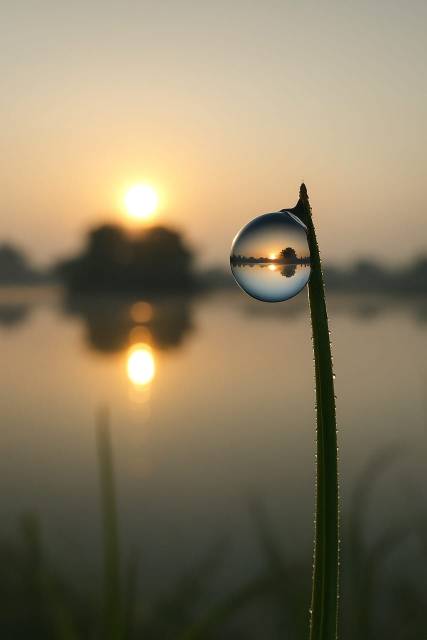
#> input picture aiVShuman/aiVShuman/backend/uploads/ai image3.jpg, 853 x 1280 px, found by its file name (shown at 1/2 size)
$ python featureExtraction.py
#> lines starting #> are read from the running program, lines starting #| are printed output that depends on the picture
import numpy as np
from skimage import io, color
from skimage.transform import resize
import matplotlib.pyplot as plt
from PIL import Image, ExifTags

def extract_metadata_features(image_path):
    try:
        img = Image.open(image_path)
        exif_data = img._getexif()
        if not exif_data:
            return [0] * 5  # No metadata
        tags = {ExifTags.TAGS.get(k): v for k, v in exif_data.items() if k in ExifTags.TAGS}

        # Extract some common metadata indicators
        camera_make = 1 if 'Make' in tags else 0
        camera_model = 1 if 'Model' in tags else 0
        iso = tags.get('ISOSpeedRatings', 0)
        exposure = tags.get('ExposureTime', 0)
        gps = 1 if 'GPSInfo' in tags else 0

        return [camera_make, camera_model, iso, exposure, gps]
    except Exception as e:
        print(f"Metadata extraction failed for {image_path}: {e}")
        return [0] * 5  # Default for failed metadata


# Function to extract FFT + Histogram features
def extract_features(image_path, num_bins=20):
    # Load image
#> called with num_bins = 20
    img = io.imread(image_path)
#> img is the input picture: shape (1280, 853, 3); mean R, G, B 137.6, 124.8, 98.2

    if img.ndim == 3 and img.shape[2] == 4:
        img = img[..., :3]

    if img.ndim == 3:
        img = color.rgb2gray(img)
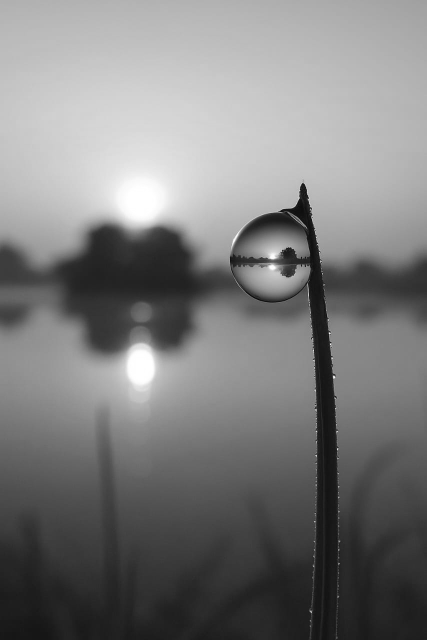
#> img: shape (1280, 853) float64 (shown at 1/2 size); min 0.00281, max 1, mean 0.493

    img = resize(img, (256, 256))
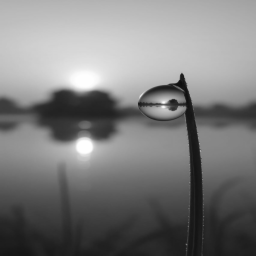
#> img: shape (256, 256) float64; min 0.0577, max 1, mean 0.493
    F = np.fft.fft2(img)
    Fshift = np.fft.fftshift(F)
    magnitude = np.abs(Fshift)
    log_F = np.log(1 + magnitude)
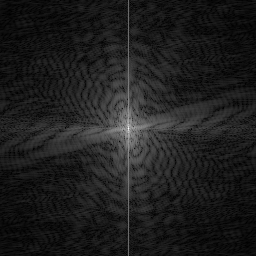
#> log_F: shape (256, 256) float64; min 0.00769, max 10.38, mean 1.23; drawn with min black and max white

    fft_mean = np.mean(log_F)
#> fft_mean = 1.23
    fft_std = np.std(log_F)
#> fft_std = 0.845
    fft_entropy = -np.sum(log_F * np.log(log_F + 1e-10))
#> fft_entropy = -32995.5

    hist_vals, _ = np.histogram(log_F.flatten(), bins=num_bins, density=True)
#> hist_vals = 20 values, max 0.694 at index 1, min 0 at index 14, mean 0.0964

    # Metadata
    metadata_features = extract_metadata_features(image_path)

    # Combined features
    return np.concatenate([[fft_mean, fft_std, fft_entropy], hist_vals, metadata_features])


# Example Usage
# Extract features for an example image
image_path = r"C:\Users\kurapati sai sreeja\OneDrive\Desktop\aiVShuman10\aiVShuman\aiVShuman\backend\uploads\ai image3.jpg"
features = extract_features(image_path)
#> features = 28 values, max 1.23 at index 0, min -32995.5 at index 2, mean -1178.3
print(features)
#| [ 1.23268938e+00  8.44546487e-01 -3.29955281e+04  2.92210813e-01
#|   6.93669760e-01  4.74173375e-01  2.26909021e-01  1.09954099e-01
#|   5.75950043e-02  3.17096091e-02  1.48252718e-02  1.15013517e-02
#|   7.70678811e-03  3.94163972e-03  1.88257419e-03  1.11777843e-03
#|   3.52982661e-04  0.00000000e+00  5.88304436e-05  5.88304436e-05
#|   5.88304436e-05  0.00000000e+00  2.94152218e-05  0.00000000e+00
#|   0.00000000e+00  0.00000000e+00  0.00000000e+00  0.00000000e+00]

$ run again, with aiVShuman/aiVShuman/backend/uploads/ai image1.jpg copied over aiVShuman/aiVShuman/backend/uploads/ai image3.jpg
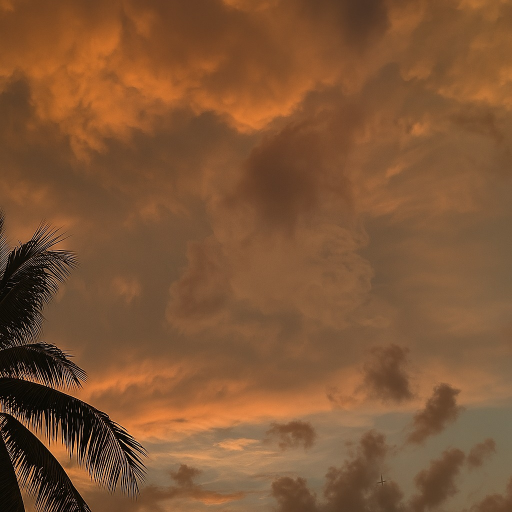
#> input picture aiVShuman/aiVShuman/backend/uploads/ai image1.jpg, 1024 x 1024 px, found by its file name (shown at 1/2 size)
#> in extract_features, img is the input picture: shape (1024, 1024, 3); mean R, G, B 127.4, 85.8, 53.5
#> in extract_features, `img = resize(img, (256, 256))`:
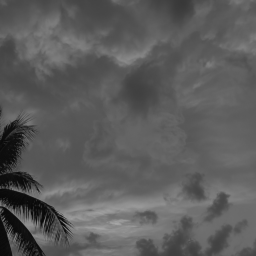
#> img: shape (256, 256) float64; min 0.0329, max 0.656, mean 0.362
#> in extract_features, `log_F = np.log(1 + magnitude)`:
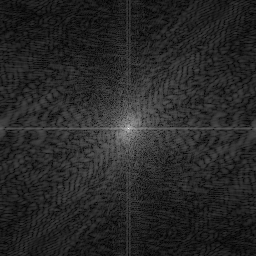
#> log_F: shape (256, 256) float64; min 0.0235, max 10.07, mean 1.58; drawn with min black and max white
#> fft_mean = 1.58
#> fft_std = 0.736
#> fft_entropy = -57926.4
#> hist_vals = 20 values, max 0.633 at index 2, min 0 at index 15, mean 0.0995
#> features = 28 values, max 1.58 at index 0, min -57926.4 at index 2, mean -2068.6
#| [ 1.57960823e+00  7.35673670e-01 -5.79263635e+04  7.45133035e-02
#|   3.51038428e-01  6.33120168e-01  5.07504220e-01  2.46980934e-01
#|   9.87437910e-02  4.17201626e-02  1.65483906e-02  8.44119739e-03
#|   5.16188329e-03  4.19023467e-03  1.03237666e-03  5.46552349e-04
#|   3.03640194e-04  6.07280387e-05  0.00000000e+00  0.00000000e+00
#|   0.00000000e+00  0.00000000e+00  3.03640194e-05  0.00000000e+00
#> (further printed lines are left out)

$ run again, with aiVShuman/aiVShuman/backend/uploads/ai image8.jpg copied over aiVShuman/aiVShuman/backend/uploads/ai image3.jpg
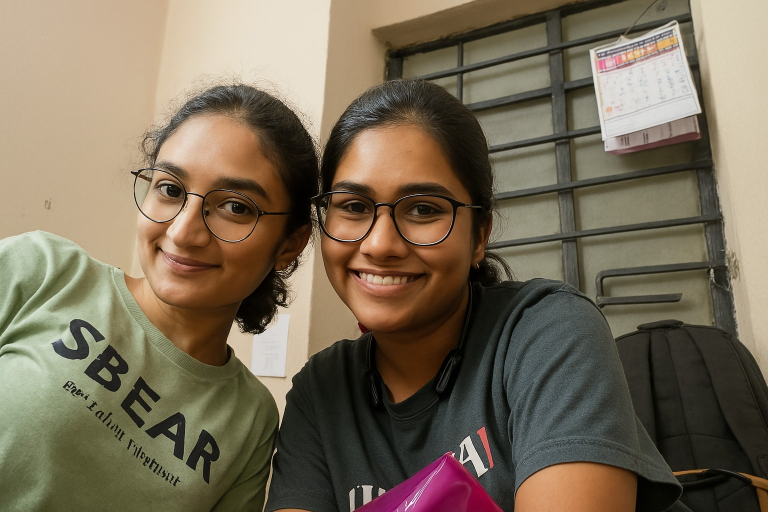
#> input picture aiVShuman/aiVShuman/backend/uploads/ai image8.jpg, 1536 x 1024 px, found by its file name (shown at 1/2 size)
#> in extract_features, img is the input picture: shape (1024, 1536, 3); mean R, G, B 120.3, 107.7, 87.7
#> in extract_features, `img = resize(img, (256, 256))`:
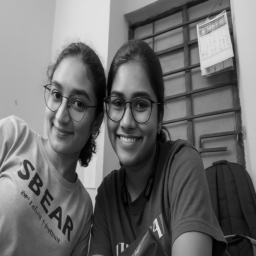
#> img: shape (256, 256) float64; min 0.00142, max 0.886, mean 0.427
#> in extract_features, `log_F = np.log(1 + magnitude)`:
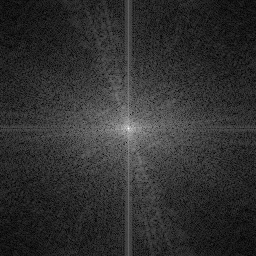
#> log_F: shape (256, 256) float64; min 0.019, max 10.24, mean 1.95; drawn with min black and max white
#> fft_mean = 1.95
#> fft_std = 0.984
#> fft_entropy = -101269.8
#> hist_vals = 20 values, max 0.452 at index 2, min 0 at index 17, mean 0.0978
#> features = 28 values, max 1.95 at index 0, min -101269.8 at index 2, mean -3616.6
#| [ 1.95427050e+00  9.83529232e-01 -1.01269820e+05  5.54178488e-02
#|   2.52575206e-01  4.51971970e-01  4.51822677e-01  3.10769919e-01
#|   1.93962471e-01  1.06177732e-01  6.42261814e-02  3.75025959e-02
#|   1.60640100e-02  8.89790891e-03  4.00107313e-03  1.91096030e-03
#|   7.16610114e-04  5.97175095e-04  5.97175095e-05  1.19435019e-04
#|   0.00000000e+00  0.00000000e+00  2.98587547e-05  0.00000000e+00
#> (further printed lines are left out)

$ run again, with aiVShuman/aiVShuman/backend/uploads/66bd355fba97cdae8e1c662bb1.jpg copied over aiVShuman/aiVShuman/backend/uploads/ai image3.jpg
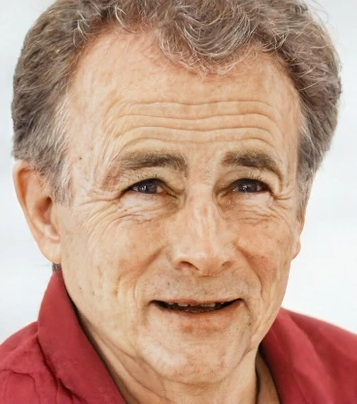
#> input picture aiVShuman/aiVShuman/backend/uploads/66bd355fba97cdae8e1c662bb1.jpg, 357 x 404 px, found by its file name
#> in extract_features, img is the input picture: shape (404, 357, 3); mean R, G, B 192.2, 153, 132.7
#> in extract_features, `img = resize(img, (256, 256))`:
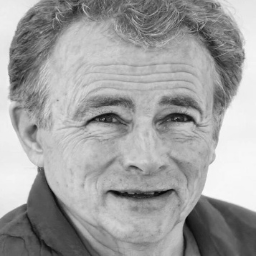
#> img: shape (256, 256) float64; min 0.0248, max 0.991, mean 0.627
#> in extract_features, `log_F = np.log(1 + magnitude)`:
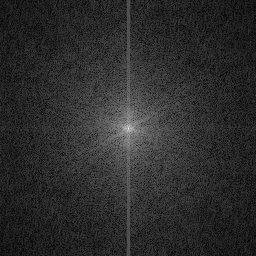
#> log_F: shape (256, 256) float64; min 0.0284, max 10.62, mean 1.9; drawn with min black and max white
#> fft_mean = 1.9
#> fft_std = 0.867
#> fft_entropy = -92020.5
#> hist_vals = 20 values, max 0.524 at index 3, min 0 at index 16, mean 0.0944
#> features = 28 values, max 1.9 at index 0, min -92020.5 at index 2, mean -3286.3
#| [ 1.89906621e+00  8.67177247e-01 -9.20205449e+04  4.13611318e-02
#|   2.27428619e-01  5.15199558e-01  5.24070887e-01  2.92293013e-01
#|   1.41653236e-01  7.50894643e-02  3.50244682e-02  1.71089919e-02
#|   9.90823771e-03  4.66608869e-03  1.84339306e-03  1.03690860e-03
#|   4.60848266e-04  4.03242233e-04  5.76060332e-05  0.00000000e+00
#|   0.00000000e+00  0.00000000e+00  2.88030166e-05  0.00000000e+00
#> (further printed lines are left out)
